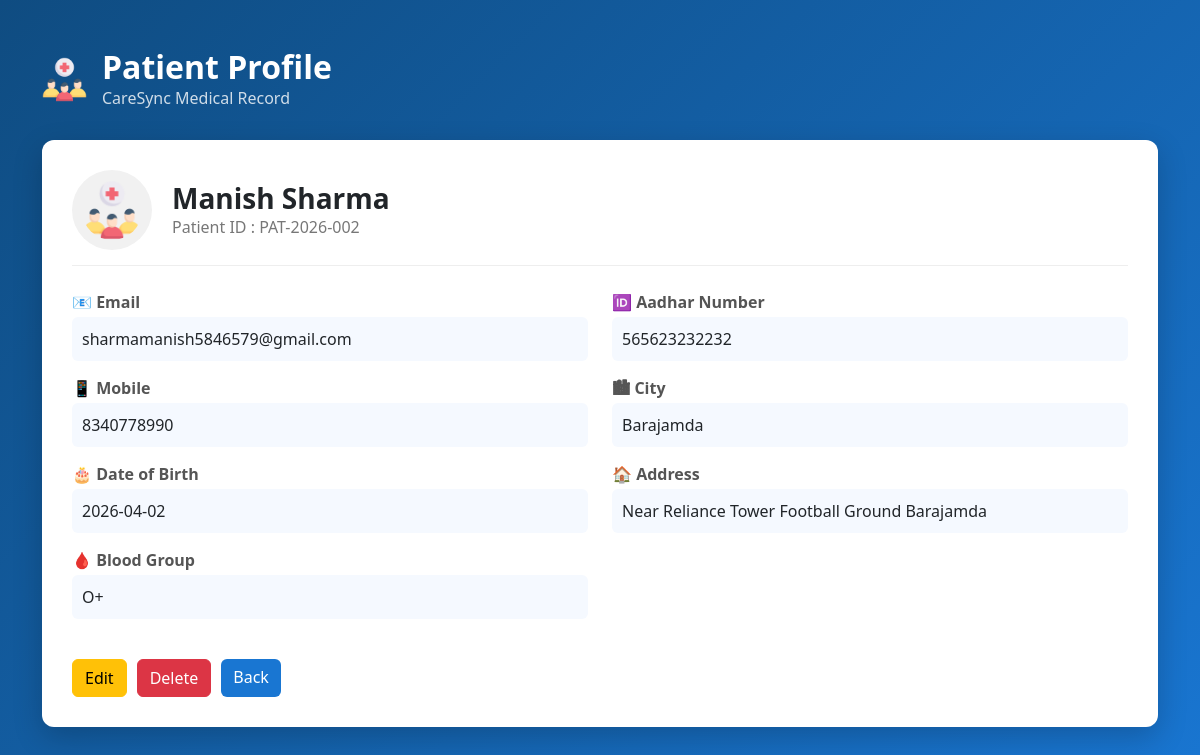
The app's page /Admin/view_patient.php?id=PAT-2026-002 with its own data.
### tables this page shows
CREATE TABLE `patients` (
  `id` int(11) NOT NULL,
  `patient_code` varchar(20) DEFAULT NULL,
  `full_name` varchar(100) DEFAULT NULL,
  `email` varchar(100) DEFAULT NULL,
  `mobile` varchar(10) DEFAULT NULL,
  `dob` date DEFAULT NULL,
  `gender` varchar(10) DEFAULT NULL,
  `aadhar` varchar(12) DEFAULT NULL,
  `blood_group` varchar(5) DEFAULT NULL,
  `city` varchar(50) DEFAULT NULL,
  `address` text DEFAULT NULL,
  `password` varchar(255) DEFAULT NULL,
  `created_at` timestamp NOT NULL DEFAULT current_timestamp()
);

### Admin/view_patient.php (the view, shortened to what this page needs)
<!DOCTYPE html>
<html lang="en">
<head>
    <link rel="stylesheet" href="../Bootstrap/bootstrap.min.css">
    <link rel="stylesheet" href="../styles/view_patient.css">
</head>
<body>
    <div class="container py-5">
        <div class="header-section">
            <img src="../icons/crowd.png" width="45">
            <div>
                <h2>Patient Profile</h2>
                <p>CareSync Medical Record</p>
            </div>
        </div>
        <?php
        require_once '../dbconnect.php';
        $id = $_GET['id'];
        $qry = "SELECT * FROM patients WHERE patient_code=?";
        $stmt = $conn->prepare($qry);
        $stmt->bind_param("i", $id);
        $stmt->execute();
        $result = $stmt->get_result();
        if ($result->num_rows > 0) {
            $data = $result->fetch_assoc();
            ?>
            <div class="patient-card">
                <div class="patient-top">
                    <div class="avatar">
                        <img src="../icons/crowd.png">
                    </div>
                    <div class="patient-name">
                        <h3>
                            <?php echo $data['full_name']; ?>
                        </h3>
                        <p>Patient ID :
                            <?php echo $id; ?>
                        </p>
                    </div>
                </div>
                <div class="row mt-4">
                    <div class="col-md-6">
                        <div class="info">
                            <span>📧 Email</span>
                            <p>
                                <?php echo $data['email']; ?>
                            </p>
                        </div>
                        <div class="info">
                            <span>📱 Mobile</span>
                            <p>
                                <?php echo $data['mobile']; ?>
                            </p>
                        </div>
                        <div class="info">
                            <span>🎂 Date of Birth</span>
                            <p>
                                <?php echo $data['dob']; ?>
                            </p>
                        </div>
                        <div class="info">
                            <span>🩸 Blood Group</span>
                            <p>
                                <?php echo $data['blood_group']; ?>
                            </p>
                        </div>
                    </div>
                    <div class="col-md-6">
                        <div class="info">
                            <span>🆔 Aadhar Number</span>
                            <p>
                                <?php echo $data['aadhar']; ?>
                            </p>
                        </div>
                        <div class="info">
                            <span>🏙 City</span>
                            <p>
                                <?php echo $data['city']; ?>
                            </p>
                        </div>
                        <div class="info">
                            <span>🏠 Address</span>
                            <p>
                                <?php echo $data['address']; ?>
                            </p>
                        </div>
                    </div>
                </div>
                <div class="btn-area">
                    <a href="edit_patient.php?id=<?php echo $id ?>" class="btn btn-warning">Edit</a>
                    <a href="delete_patient.php?id=<?php echo $id ?>" class="btn btn-danger">Delete</a>
                    <a href="manage_patient.php" class="btn btn-primary">Back</a>
                </div>
            </div>
            <?php
        } else {
            echo "<h3 class='text-white text-center'>Invalid Patient ID</h3>";
        }
        ?>
    </div>
</body>
</html>

### styles/view_patient.css (style rules this page uses)
body { background:linear-gradient(135deg,#0f4c81,#1976d2); font-family:Segoe UI; min-height:100vh; }
.header-section { display:flex; align-items:center; gap:15px; color:white; margin-bottom:30px; }
.header-section h2 { margin:0; font-weight:600; }
.header-section p { margin:0; opacity:.8; }
.patient-card { background:white; padding:30px; border-radius:12px; box-shadow:0 10px 30px rgba(0,0,0,0.2); }
.patient-top { display:flex; align-items:center; gap:20px; border-bottom:1px solid #eee; padding-bottom:15px; }
.avatar img { width:80px; height:80px; border-radius:50%; background:#f1f1f1; padding:10px; }
.patient-name h3 { margin:0; font-weight:600; }
.patient-name p { margin:0; color:#777; }
.info { margin-bottom:15px; }
.info span { font-weight:600; color:#555; display:block; margin-bottom:3px; }
.info p { background:#f5f9ff; padding:10px; border-radius:6px; margin:0; }
.btn-area { margin-top:25px; display:flex; gap:10px; }
.btn-primary { background:#1976d2; border:none; }

### records on screen
patients: full_name "Manish Sharma", email "sharmamanish5846579@gmail.com", mobile "8340778990", dob "2026-04-02", blood_group "O+", aadhar "565623232232", city "Barajamda", address "Near Reliance Tower Football Ground Barajamda"

### other values on screen
$id "PAT-2026-002"
